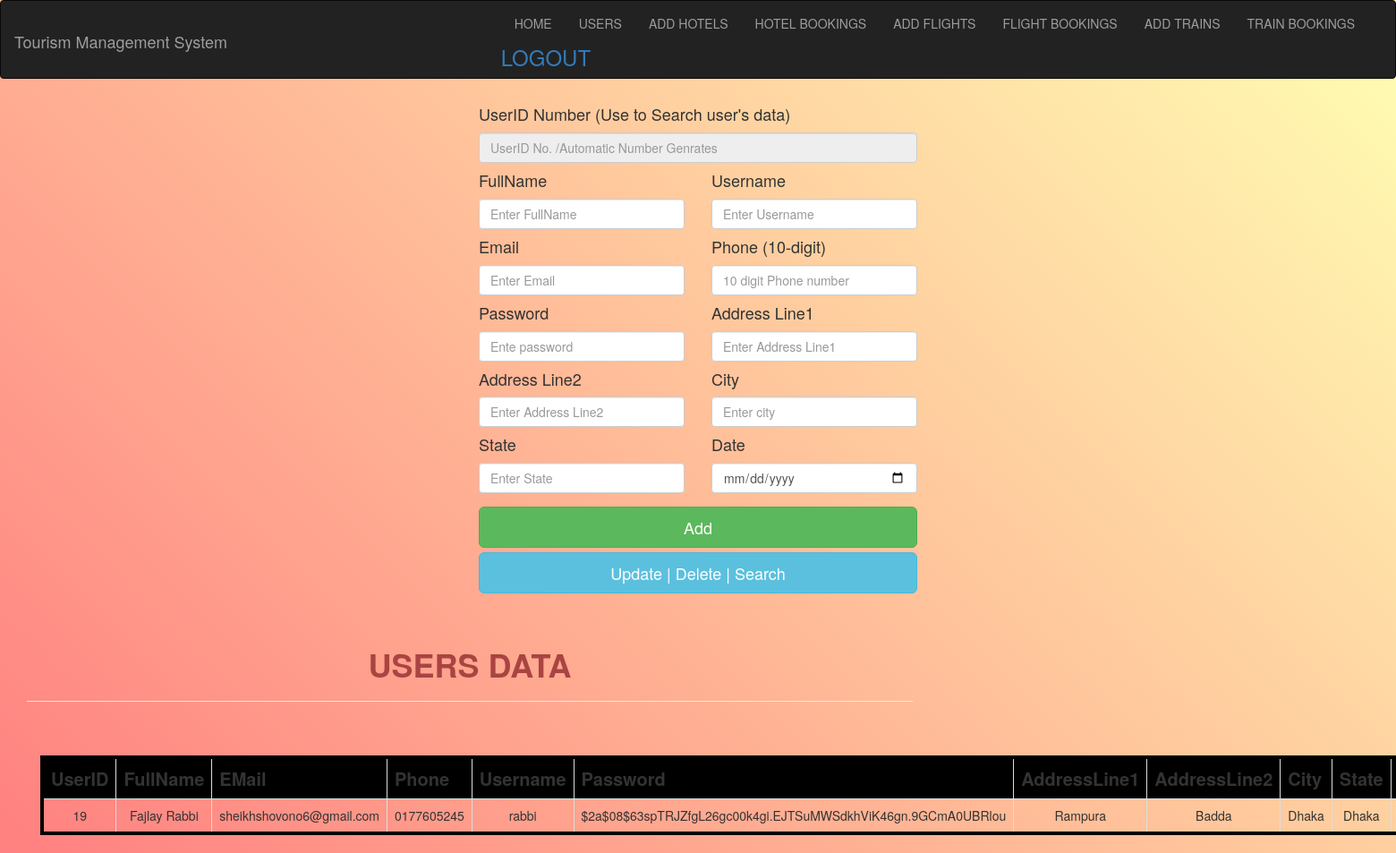
The app's page /Management/users_add.php with its own data.
### tables this page shows
CREATE TABLE `users` (
  `UserID` int(10) NOT NULL,
  `FullName` varchar(50) NOT NULL,
  `EMail` varchar(50) NOT NULL,
  `Phone` varchar(15) NOT NULL,
  `Username` varchar(200) NOT NULL,
  `Password` varchar(200) NOT NULL,
  `AddressLine1` varchar(50) NOT NULL,
  `AddressLine2` varchar(50) NOT NULL,
  `City` varchar(30) NOT NULL,
  `State` varchar(30) NOT NULL,
  `Date` varchar(50) NOT NULL
);

### Management/users_add.php (the view, shortened to what this page needs)
<!Doctype html>
<html>
<head>
<link href="css/bootstrap.min.css" rel="stylesheet">
<link href="https://maxcdn.bootstrapcdn.com/font-awesome/4.7.0/css/font-awesome.min.css" rel="stylesheet">
<link rel="stylesheet" href="https://maxcdn.bootstrapcdn.com/bootstrap/3.3.7/css/bootstrap.min.css">
</head>
<?php
$UserID="";
$FullName="";
$EMail="";
$Phone="";
$Username="";
$Password="";
$AddressLine1="";
$AddressLine2="";
$City="";
$State="";
$Date="";
?>
<body>
	<div class="container-fliud">
        <nav class="navbar navbar-inverse">
  <div class="container-fluid">
    <div class="navbar-header">
      <h1 class="navbar-brand"> Tourism Management System</h1>
    </div>
     <div class="collapse navbar-collapse" id="nav">
    <ul class="nav navbar-nav" style="float:right">
        <li><a href="Home.php">HOME</a></li>
		<li><a href="users_add.php">USERS</a></li>
              <li><a href="hotels_add.php">ADD HOTELS</a></li>
              <li><a href="hotelbookings_view.php">HOTEL BOOKINGS</a></li>
              <li><a href="flights_add.php">ADD FLIGHTS</a></li>
              <li><a href="flightbookings_view.php">FLIGHT BOOKINGS</a></li>
              <li><a href="trains_add.php">ADD TRAINS</a></li>
              <li><a href="trainbookings_view.php">TRAIN BOOKINGS</a></li>
			  <h3><a href="adminLogout.php">LOGOUT</a></h3>
    </ul>
  </div>
</div>
</nav>
</div>
	<div class="container-fluid" >
	  <div class="row mx-5 my-5" style="display: flex;
  justify-content: center;">
	    <div class="col-lg-4">
<form method ="post"   action="">
  <h4>UserID Number (Use to Search user's data)</h4>
  <input type="number" name="UserID"  class="form-control" placeholder="UserID No. /Automatic Number Genrates" value="<?php echo($UserID);?>" disabled>
	<div class="form-group row">
	<div class="col-xs-6">
		<h4>FullName</h4>
	<input type="text" name="FullName" class="form-control" placeholder="Enter FullName" value="<?php echo($FullName);?>" required>
</div>
<div class="col-xs-6">
	<h4>Username</h4>
	<input type="text" name="Username" class="form-control" placeholder="Enter Username" value="<?php echo($Username);?>" required>
</div>
<div class="col-xs-6">
<h4>Email</h4>
	<input type="email" name="EMail" class="form-control" placeholder="Enter Email" value="<?php echo($EMail);?>" required>
</div>
     <div class="col-xs-6">
	<h4>Phone (10-digit)</h4>
	<input type="tel" pattern="^\d{10}$" class="form-control" name="Phone"  placeholder="10 digit Phone number" value="<?php echo($Phone);?>">
</div>
	<div class="col-xs-6">
		<h4>Password</h1>
  <input type="password" name="Password" class="form-control" placeholder="Ente password" value="<?php echo($Password);?>" required>
</div>
<div class="col-xs-6">
	<h4>Address Line1</h4>
<input type="text" name="AddressLine1" class="form-control" placeholder="Enter Address Line1" value="<?php echo($AddressLine1);?>" required>
</div>
<div class="col-xs-6">
	<h4>Address Line2</h4>
<input type="text" name="AddressLine2" class="form-control" placeholder="Enter Address Line2" value="<?php echo($AddressLine2);?>" required>
</div>
<div class="col-xs-6">
	<h4>City</h4>
<input type="text" name="City" class="form-control" placeholder="Enter city" value="<?php echo($City);?>" required>
</div>
<div class="col-xs-6">
	<h4>State</h4>
<input type="text" name="State" class="form-control" placeholder="Enter State" value="<?php echo($State);?>" required>
</div>
<div class="col-xs-6">
	<h4>Date</h4>
<input type="date" name="Date" class="form-control" placeholder="Enter date" value="<?php echo($Date);?>" required>
</div>
</div>
	<div>
		<input type="submit" class="btn btn-success btn-block btn-lg" name="insert" value="Add">
    <a href="users_update.php"class="btn btn-info btn-block btn-lg">Update | Delete | Search</a>
	</div>
</form>
</div>
</div>
<br>
<br>
    <div class="col-lg-8">
			<h1 class="text-danger text-center" style="font-weight:bold">USERS DATA</h1>
			<hr>
			<br>
			<br>
<?php
$servername = "localhost";
$username = "root";
$password = "";
$dbname = "projectmeteor";
$conn = new mysqli($servername, $username, $password, $dbname);
$sql = "SELECT UserID,FullName,EMail,Phone,Username,Password,AddressLine1,AddressLine2,City,State,Date FROM users";
$result = $conn->query($sql);
echo "<div class='col-xs-6'>
<table class='table table-striped table-bordered table-hover py-5' style='width:200%; border: 4px solid black; text:white; text-align: center;'>
<tr class='text-centre text-white'style='font-size:20px; background:black;'>
<th>UserID</th>
<th>FullName</th>
<th>EMail</th>
<th>Phone</th>
<th>Username</th>
<th>Password</th>
<th>AddressLine1</th>
<th>AddressLine2</th>
<th>City</th>
<th>State</th>
<th>Date</th>
</tr>
</div>";
if ($result->num_rows > 0) {
    while($row = $result->fetch_assoc()) {
      echo "<tr>";
echo "<td>" . $row['UserID'] . "</td>";
echo "<td>" . $row['FullName'] . "</td>";
echo "<td>" . $row['EMail'] . "</td>";
echo "<td>" . $row['Phone'] . "</td>";
echo "<td>" . $row['Username'] . "</td>";
echo "<td>" . $row['Password'] . "</td>";
echo "<td>" . $row['AddressLine1'] . "</td>";
echo "<td>" . $row['AddressLine2'] . "</td>";
echo "<td>" . $row['City'] . "</td>";
echo "<td>" . $row['State'] . "</td>";
echo "<td>" . $row['Date'] . "</td>";
echo "</tr>";
    }
} else {
    echo "0 results";
}
?>
</div>
</div>
</body>
</html>

### Management/users_add.php (style rules this page uses)
body { background: linear-gradient(45deg, #ff8080, #ffffb3); height: 100%; margin: 0; background-repeat: no-repeat; background-attachment: fixed; width:100%; }

### records on screen
users: UserID "19", FullName "Fajlay Rabbi", EMail "sheikhshovono6@gmail.com", Phone "0177605245", Username "rabbi", Password "$2a$08$63spTRJZfgL26gc00k4gi.EJTSuMWSdkhViK46gn.9GCmA0UBRlou", AddressLine1 "Rampura", AddressLine2 "Badda", City "Dhaka", State "Dhaka"
